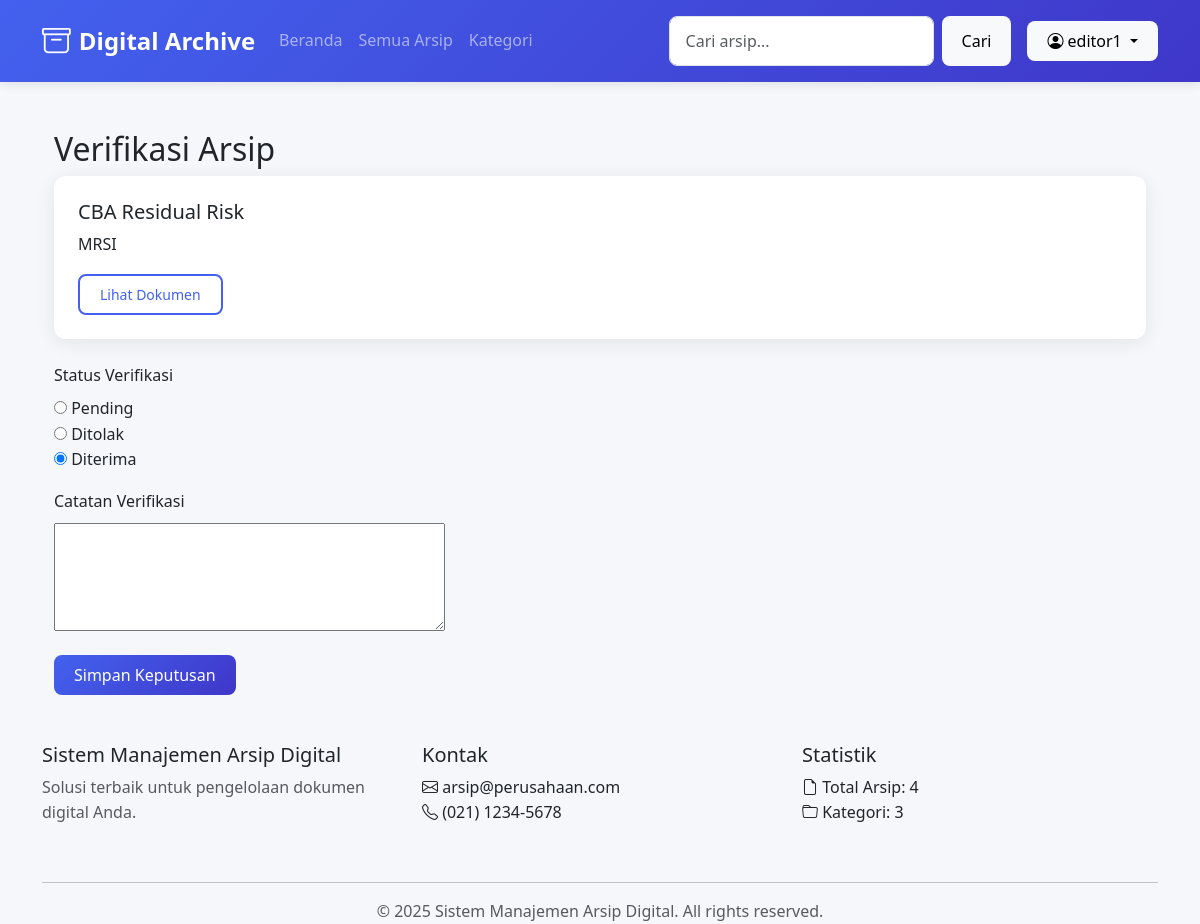
The page /verifikasi/4/ (signed in) on the database as committed earlier.
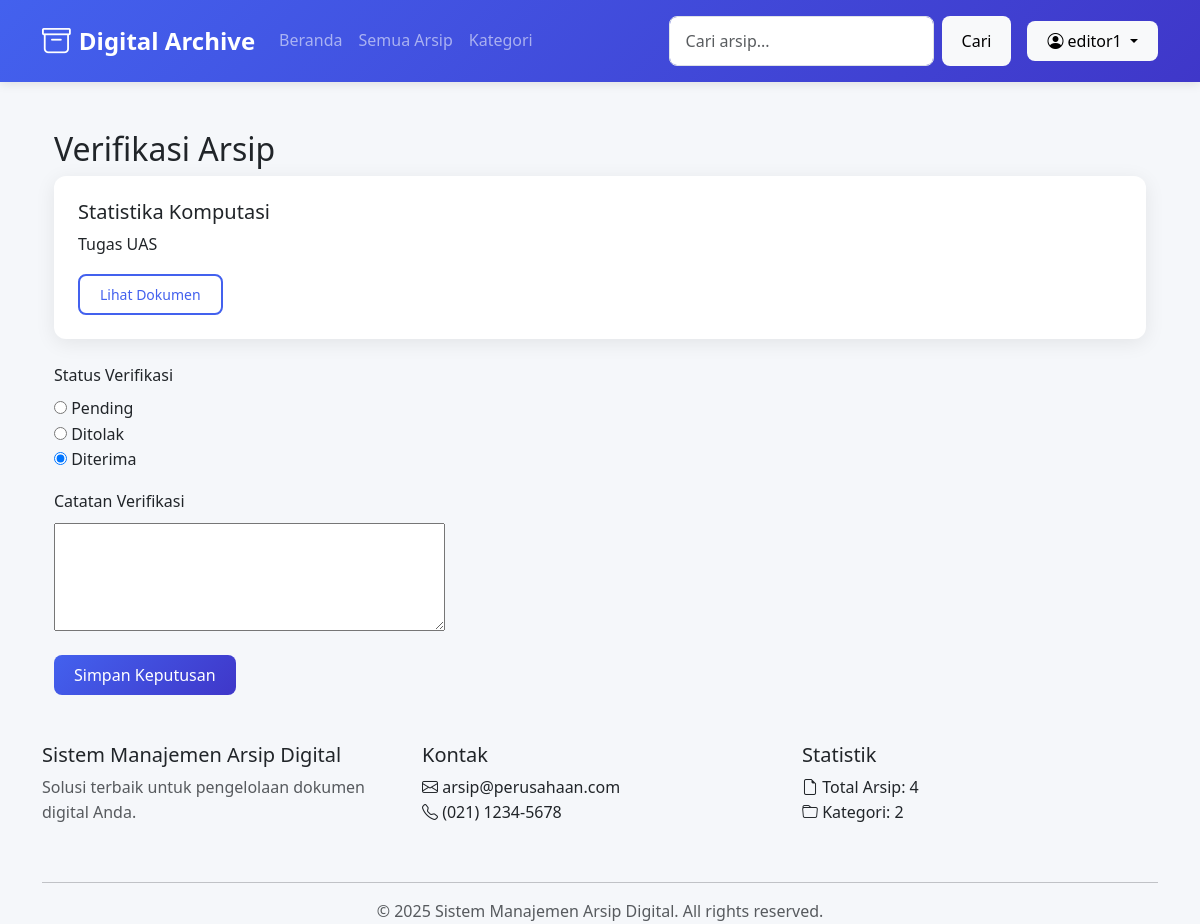
The same page on the database as committed later.
### arsip/models.py (models this page shows, shortened)
class Arsip(models.Model):
    STATUS_VERIFIKASI = (
        ('pending', 'Pending'),
        ('ditolak', 'Ditolak'),
        ('diterima', 'Diterima'),
    )
    STATUS_AKSES_CHOICES = [
        ('publik', 'Publik'),
        ('internal', 'Internal'),
    ]
    judul_arsip = models.CharField(max_length=255, blank=True, null=True, default="")
    kode_arsip = models.CharField(max_length=50, blank=True, null=True, unique=True)
    deskripsi = models.TextField(blank=True, null=True, default="")
    kategori = models.ForeignKey(Kategori, on_delete=models.SET_NULL, blank=True, null=True)
    tags = models.ManyToManyField(Tag, blank=True)
    tanggal_dibuat = models.DateField()
    tanggal_diterima = models.DateField()
    pembuat = models.CharField(max_length=100, blank=True, null=True)
    lokasi_fisik = models.CharField(max_length=100, blank=True, null=True)
    lokasi_digital = models.FileField(upload_to=arsip_upload_path)
    format_file = models.CharField(max_length=10, blank=True)
    ukuran_file = models.IntegerField(blank=True, null=True)  # Dalam bytes
    status_akses = models.CharField(
        max_length=20,
        choices=STATUS_AKSES_CHOICES,
        default='internal'
    )
    dibuat_oleh = models.ForeignKey(User, on_delete=models.SET_NULL, null=True)
    timestamp_input = models.DateTimeField(auto_now_add=True)
    last_updated = models.DateTimeField(auto_now=True)
    versi = models.PositiveIntegerField(default=1)
    diakses = models.PositiveIntegerField(default=0)
    class Meta:
        verbose_name = "Arsip Digital"
        verbose_name_plural = "Arsip Digital"
        ordering = ['-tanggal_diterima']
    status_verifikasi = models.CharField(
        max_length=20,
        choices=STATUS_VERIFIKASI,
        default='pending'
    )
    catatan_verifikasi = models.TextField(blank=True, null=True)
    verifikator = models.ForeignKey(
        User,
        on_delete=models.SET_NULL,
        null=True,
        blank=True,
        related_name='arsip_diverifikasi'
    )
    tanggal_verifikasi = models.DateTimeField(null=True, blank=True)
    tracker = FieldTracker(fields=['status_verifikasi'])

### arsip/views.py (the view, shortened to what this page needs)
# urls.py: path('verifikasi/<int:pk>/', VerifikasiDetailView.as_view(), name='verifikasi_detail'),
class VerifikasiDetailView(LoginRequiredMixin, VerifikasiRequiredMixin, UpdateView):
    model = Arsip
    form_class = VerifikasiForm
    template_name = 'arsip/verifikasi_detail.html'
    success_url = reverse_lazy('arsip:verifikasi_arsip')
    context_object_name = 'object'
    def dispatch(self, request, *args, **kwargs):
        if not request.user.is_authenticated or not hasattr(request.user, 'profile') or request.user.profile.role not in ['Admin', 'Editor']:
            messages.error(request, 'Anda tidak memiliki izin untuk mengakses halaman verifikasi.')
            return redirect('arsip:beranda')
        return super().dispatch(request, *args, **kwargs)

### arsip/forms.py
class VerifikasiForm(forms.ModelForm):
    class Meta:
        model = Arsip
        fields = ['status_verifikasi', 'catatan_verifikasi']
        widgets = {
            'status_verifikasi': forms.RadioSelect,
            'catatan_verifikasi': forms.Textarea(attrs={'rows': 4}),
        }

### arsip/permissions.py (called while the page is built)
    def test_func(self):
        return self.request.user.profile.role in ['Admin', 'Editor']

### arsip/views.py (called while the page is built)
def statistik_context(request):
    from .models import Arsip, Kategori
    return {
        'total_arsip': Arsip.objects.count(),
        'total_kategori': Kategori.objects.count(),
    }

### arsip/templates/arsip/verifikasi_detail.html (shortened to what this page needs)
{% extends "arsip/base_arsip.html" %}
{% block content %}
<div class="container">
    <h2>Verifikasi Arsip</h2>
    <div class="card mb-4">
        <div class="card-body">
            <h5 class="card-title">{{ object.judul_arsip }}</h5>
            <p class="card-text">{{ object.deskripsi }}</p>
            {% if object.lokasi_digital %}
            <a href="{{ object.lokasi_digital.url }}" class="btn btn-sm btn-outline-primary" target="_blank">
                Lihat Dokumen
            </a>
            {% endif %}
        </div>
    </div>
    <form method="post">
        <div class="mb-3">
            <label class="form-label">Status Verifikasi</label>
            {{ form.status_verifikasi }}
        </div>
        <div class="mb-3">
            <label class="form-label">Catatan Verifikasi</label>
            {{ form.catatan_verifikasi }}
        </div>
        <button type="submit" class="btn btn-primary">Simpan Keputusan</button>
    </form>
</div>
{% endblock %}

### arsip/templates/arsip/base_arsip.html (shortened to what this page needs)
<!DOCTYPE html>
<html lang="id">
<head>
    <link href="https://cdn.jsdelivr.net/npm/bootstrap@5.3.0/dist/css/bootstrap.min.css" rel="stylesheet">
    <link rel="stylesheet" href="https://cdn.jsdelivr.net/npm/bootstrap-icons@1.8.0/font/bootstrap-icons.css">
    {% load static %}
    <link rel="stylesheet" href="{% static 'style.css' %}">
</head>
<body>
    <nav class="navbar navbar-expand-lg navbar-dark bg-primary">
        <div class="container">
            <a class="navbar-brand" href="{% url 'arsip:beranda' %}">
                <i class="bi bi-archive"></i> Digital Archive
            </a>
            <div class="collapse navbar-collapse" id="navbarNav">
                <ul class="navbar-nav me-auto">
                    <li class="nav-item">
                        <a class="nav-link" href="{% url 'arsip:beranda' %}">Beranda</a>
                    </li>
                    <li class="nav-item">
                        <a class="nav-link" href="{% url 'arsip:daftar_arsip' %}">Semua Arsip</a>
                    </li>
                    <li class="nav-item">
                        <a class="nav-link" href="{% url 'arsip:kategori_list' %}">Kategori</a>
                    </li>
                </ul>
                <form class="d-flex me-2" action="{% url 'arsip:cari_arsip' %}" method="get">
                    <input type="text" class="form-control me-2" name="q" value="{{ query }}" placeholder="Cari arsip...">
                    <button class="btn btn-light me-2" type="submit">Cari</button>
                </form>
                {% if user.is_authenticated %}
                <div class="dropdown">
                    <button class="btn btn-light dropdown-toggle" type="button" id="dropdownMenuButton"
                        data-bs-toggle="dropdown">
                        <i class="bi bi-person-circle"></i> {{ user.username }}
                    </button>
                </div>
                {% else %}
                <a href="{% url 'arsip:login' %}" class="btn btn-light me-2">Login</a>
                {% endif %}
            </div>
        </div>
    </nav>
    <main class="container my-5">
        {% block content %}{% endblock %}
    </main>
    <footer class="footer">
        <div class="container">
            <div class="row">
                <div class="col-md-4 mb-4">
                    <h5>Sistem Manajemen Arsip Digital</h5>
                    <p class="text-muted">Solusi terbaik untuk pengelolaan dokumen digital Anda.</p>
                </div>
                <div class="col-md-4 mb-4">
                    <h5>Kontak</h5>
                    <ul class="list-unstyled">
                        <li><i class="bi bi-envelope"></i> arsip@perusahaan.com</li>
                        <li><i class="bi bi-telephone"></i> (021) 1234-5678</li>
                    </ul>
                </div>
                <div class="col-md-4 mb-4">
                    <h5>Statistik</h5>
                    <ul class="list-unstyled">
                        <li><i class="bi bi-file-earmark"></i> Total Arsip: {{ total_arsip|default:'0' }}</li>
                        <li><i class="bi bi-folder"></i> Kategori: {{ total_kategori|default:'0' }}</li>
                    </ul>
                </div>
            </div>
            <hr>
            <div class="text-center text-muted">
                &copy; {% now "Y" %} Sistem Manajemen Arsip Digital. All rights reserved.
            </div>
        </div>
    </footer>
</body>
</html>

Rows that differ between the two databases and show on the page:
changed Arsip "☐ Pending ☐ Ditolak ☑ Diterima": judul_arsip "CBA Residual Risk" → "Statistika Komputasi"; deskripsi "MRSI" → "Tugas UAS"
Other text that changed with them:
{{ total_kategori|default:'0' }}: "3" → "2"
